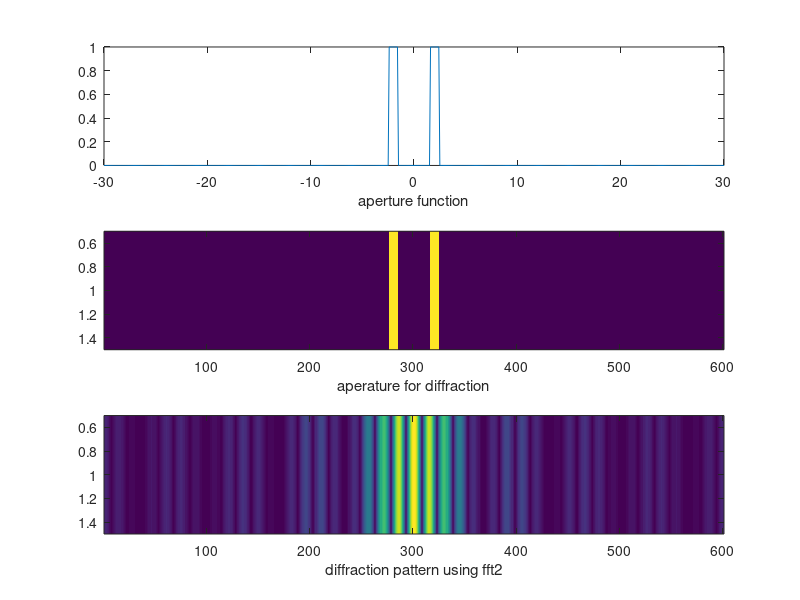

Write the MATLAB code that produced this figure.
clear;
x=-30:0.1:30;
num=size(x,2); 
for i=1:1:num 
    if x(i)<2.5 && x(i)>1.5 y(i)=1; 
    else if x(i)<-1.5 && x(i)>-2.5 y(i)=1; 
    else y(i)=0; 
    end
    end
end
subplot(3,1,1); 
plot(x,y);
xlabel('aperture function'); 
subplot(3,1,2); 
imagesc(y);
xlabel('aperature for diffraction'); 
fourier=fft(y); 
fourier=fftshift(fourier);
fourier_abs=abs(fourier);
fourier_abs=mat2gray(fourier_abs); 
subplot(3,1,3); 
imagesc(fourier_abs);
xlabel('diffraction pattern using fft2');